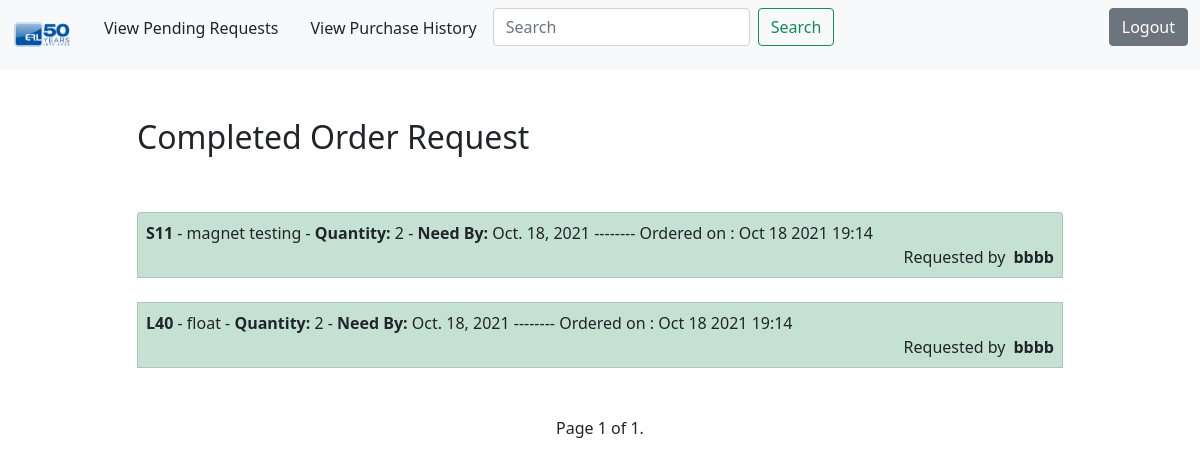
Page /ordered/ (signed in) on the earlier database version.
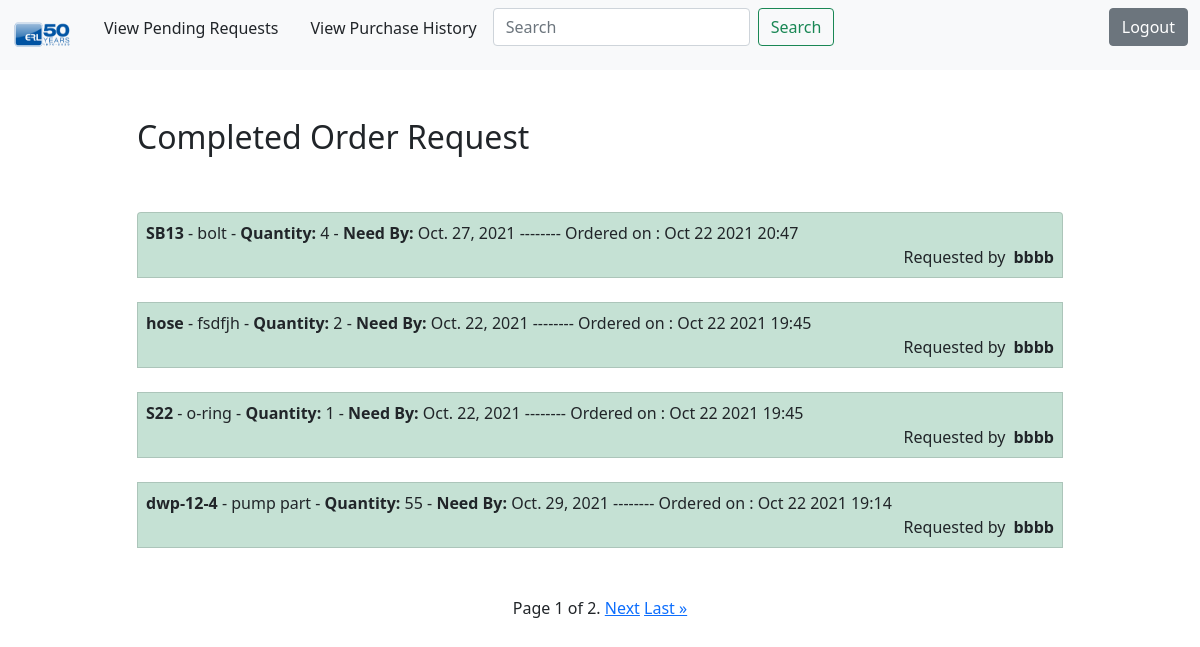
Same page on the later database version.
### todo/models.py (models this page shows, shortened)
class Todos(models.Model):
    reqdate = models.DateTimeField(auto_now_add=True)
    qty = models.IntegerField()
    part = models.CharField(max_length=50)
    description = models.TextField( )
    duedate = models.DateField()
    vendor = models.CharField(max_length=50)
    refnum = models.CharField(max_length=25, )
    toapprove= models.BooleanField(default=False)
    tobill = models.BooleanField(default=False)
    datecompleted = models.DateTimeField(null=True, blank=True)
    rush = models.BooleanField(default=False)
    user = models.ForeignKey(User, on_delete=models.CASCADE)
    billed = models.BooleanField(default=False)
    approved = models.BooleanField(default=True)
    amount= models.DecimalField(blank=True, null=True, max_digits=8, decimal_places=2)

### todo/views.py (the view)
# urls.py: path('ordered/', views.orderedList, name ='orderedList' ),
@login_required
@user_passes_test(purchasing_check, login_url='/login/')
def orderedList(request):
    todos = Todos.objects.filter(datecompleted__isnull =False).order_by('-datecompleted')
    paginator = Paginator(todos,4)
    page_number = request.GET.get('page')
    page_obj = paginator.get_page(page_number)
    return render(request, 'todo/orderedList.html', {'page_obj': page_obj})

### todo/views.py (called while the page is built)
def purchasing_check(user):
    return user.email.startswith('andres')

### todo/templates/todo/orderedList.html (shortened to what this page needs)
{% extends "todo/base.html" %}
{% block content %}
    <div class="row justify-content-center mt-5">
        <div class="col-md-10">
            {% if page_obj %}
                 <h2>{{ page_obj.count }} Completed Order Request{{ page_obj.count|pluralize }}</h2>
            {% else %}
                           <h2>No Pending Order Requests</h2>
            {% endif %}
        </div>
    </div>
    <div class="row justify-content-center mt-5">
        <div class="col-md-10">
        {% if page_obj %}
            <div class="list-group">
                {% for todo in page_obj %}
                    <div class="list-group-item list-group-item-action bg-success p-2 text-dark bg-opacity-25"><b>{{todo.part}}</b>{% if todo.description %} -
                        {{ todo.description|truncatechars:30 }} {% endif %} -    <b>Quantity: </b>{{todo.qty}} -    <b>Need By: </b>{{todo.duedate}} -------- Ordered on : {{ todo.datecompleted|date:'M j Y H:i' }}
                        <div class="d-grid gap-2 d-md-flex justify-content-md-end">
                            Requested by <b>{{todo.user}}</b>
                        </div>
                    </div>
                    <br>
                {% endfor %}
                <br>
            </div>
            <div class="pagination justify-content-center">
                <span class="step-links">
                    <span class="current">
                        Page {{ page_obj.number }} of {{ page_obj.paginator.num_pages }}.
                    </span>
                    {% if page_obj.has_next %}
                        <a href="?page={{ page_obj.next_page_number }}">Next</a>
                        <a href="?page={{ page_obj.paginator.num_pages }}">Last &raquo;</a>
                    {% endif %}
                </span>
            </div>
        {% else %}
            <div class="text-center">
                <h3>Looks like you don't have any open order requests! </h3>
            <br>
            <a role="button" class="btn btn-primary" href="{% url 'createtodo' %}">New Order Request</a>
            </div>
        {% endif %}
        </div>
    </div>
{% endblock content %}

Differences in the rows shown:
removed Todos: part "S11", description "magnet testing", qty "2", duedate "Oct. 18, 2021", datecompleted "Oct 18 2021 19:14", user "bbbb"
removed Todos: part "L40", description "float", qty "2", duedate "Oct. 18, 2021", datecompleted "Oct 18 2021 19:14", user "bbbb"
added Todos: part "SB13", description "bolt", qty "4", duedate "Oct. 27, 2021", datecompleted "Oct 22 2021 20:47", user "bbbb"
added Todos: part "hose", description "fsdfjh", qty "2", duedate "Oct. 22, 2021", datecompleted "Oct 22 2021 19:45", user "bbbb"
added Todos: part "S22", description "o-ring", qty "1", duedate "Oct. 22, 2021", datecompleted "Oct 22 2021 19:45", user "bbbb"
added Todos: part "dwp-12-4", description "pump part", qty "55", duedate "Oct. 29, 2021", datecompleted "Oct 22 2021 19:14", user "bbbb"
Other differences:
{{ page_obj.paginator.num_pages }}: "1" → "2"
text now shown: "Next Last »"
